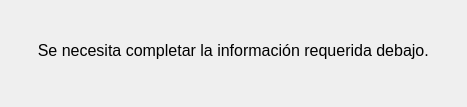
<?xml version="1.0" encoding="UTF-8"?>
<ui version="4.0">
 <class>Dialog</class>
 <widget class="QDialog" name="Dialog">
  <property name="geometry">
   <rect>
    <x>0</x>
    <y>0</y>
    <width>467</width>
    <height>107</height>
   </rect>
  </property>
  <property name="windowTitle">
   <string>Advertencia</string>
  </property>
  <widget class="QLabel" name="label">
   <property name="geometry">
    <rect>
     <x>30</x>
     <y>30</y>
     <width>411</width>
     <height>41</height>
    </rect>
   </property>
   <property name="font">
    <font>
     <pointsize>12</pointsize>
    </font>
   </property>
   <property name="text">
    <string>Se necesita completar la información requerida debajo. </string>
   </property>
   <property name="alignment">
    <set>Qt::AlignCenter</set>
   </property>
  </widget>
 </widget>
 <resources/>
 <connections/>
</ui>
